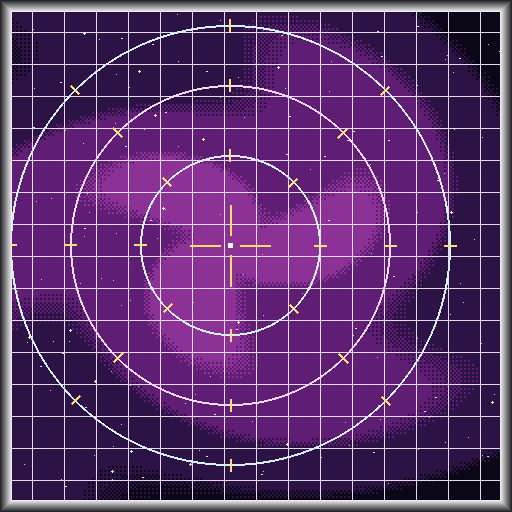
#> input picture tools/design/ui_proposals/lance/backgrounds/bg_variation_1_cosmic_512.png, 512 x 512 px
$ python generate_lance_all_tabs.py
#> lines starting #> are read from the running program, lines starting #| are printed output that depends on the picture; after the words box and inside, x2 and y2 are one past the last pixel; in counts of white or black regions, pixels touching at a corner belong together
#!/usr/bin/env python3
"""Generate all 3 tabs for GTNA Multiblock 1: Lança Cinética Orbital (Kinetic Orbital Lance - UEV Tier):
  - Tab 1: Levantamento & Mira Orbital (Target Trajectory & Orbital Map - Approved Winner 1)
  - Tab 2: Bancada de Customização do Cano (Blueprint, Coils & Thermal Balance matching OriginalsGui.bench)
  - Tab 3: Fila de Cápsulas de Carga & Reentrada (Capsule Recovery Timeline & Suborbital Logistics)

Controls match LanceMachine.java (revised 2026-10-15 against the code):
  - [ALVO ▸] cycles the targetable bodies (in the text panel a body is picked by clicking it)
  - [AUTO: ON / OFF] auto-fire toggle; a shot fires the whole bank once it is full (there is no manual fire)
  - values below come from LanceCore with a full 4e12 EU bank, 4 CuNb rails (η 0.41), tungsten 50 kg.

Outputs to: tools/design/ui_proposals/lance/
"""

import math
import os
import random
import numpy as np
from PIL import Image, ImageDraw, ImageFont

BASE_DIR = os.path.dirname(os.path.abspath(__file__))
OUT_DIR = os.path.join(BASE_DIR, 'ui_proposals', 'lance')
BG_DIR = os.path.join(OUT_DIR, 'backgrounds')
BTN_DIR = os.path.join(OUT_DIR, 'buttons')
ICO_DIR = os.path.join(OUT_DIR, 'icons')
BAR_DIR = os.path.join(OUT_DIR, 'progressbars')
PREV_DIR = os.path.join(OUT_DIR, 'previews')

os.makedirs(BG_DIR, exist_ok=True)
os.makedirs(BTN_DIR, exist_ok=True)
os.makedirs(ICO_DIR, exist_ok=True)
os.makedirs(BAR_DIR, exist_ok=True)
os.makedirs(PREV_DIR, exist_ok=True)

def get_font(size=12, bold=False):
#> called with size = 15, bold = True
    paths = [
        f"/usr/share/fonts/TTF/JetBrainsMonoNLNerdFont-{'Bold' if bold else 'Regular'}.ttf",
        f"/usr/share/fonts/TTF/DejaVuSans{'-Bold' if bold else ''}.ttf",
    ]
    for p in paths:
        if os.path.exists(p):
            try:
                return ImageFont.truetype(p, size)
            except Exception:
                pass
    return ImageFont.load_default()

FONT_HEADER = get_font(15, bold=True)
FONT_SUB = get_font(12, bold=False)
FONT_PANEL = get_font(11, bold=True)
FONT_TEXT = get_font(10, bold=False)
FONT_BTN = get_font(10, bold=True)
FONT_MICRO = get_font(9, bold=False)
#> in main, bg_tab1 is the input picture: PIL image 512x512 RGBA; mean R, G, B, A 73.7, 31.5, 95.6, 227.9

def generate_fbm_noise(w, h, octaves=7, persistence=0.55, lacunarity=2.0, seed=42):
#> called with w = 512, h = 512, octaves = 6, persistence = 0.55, lacunarity = 2, seed = 1202
    rng = np.random.default_rng(seed)
    grid = np.zeros((h, w), dtype=np.float32)
    amplitude, total_amp = 1.0, 0.0
    for oct_idx in range(octaves):
        freq = int(4 * (lacunarity ** oct_idx))
        if freq >= min(w, h): break
        sub_h = max(3, int(h / (lacunarity ** (octaves - 1 - oct_idx))))
        sub_w = max(3, int(w / (lacunarity ** (octaves - 1 - oct_idx))))
        noise_small = rng.uniform(0.0, 1.0, (sub_h, sub_w)).astype(np.float32)
        im_noise = Image.fromarray(noise_small).resize((w, h), Image.BICUBIC)
        grid += np.array(im_noise) * amplitude
        total_amp += amplitude
        amplitude *= persistence
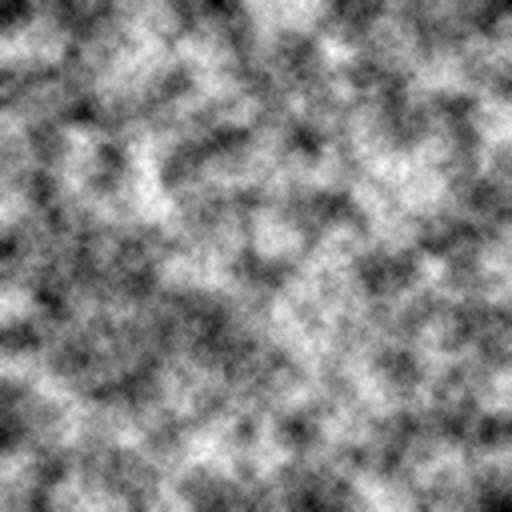
#> grid: shape (512, 512) float32; min 0.0976, max 1.94, mean 1.08; drawn with min black and max white
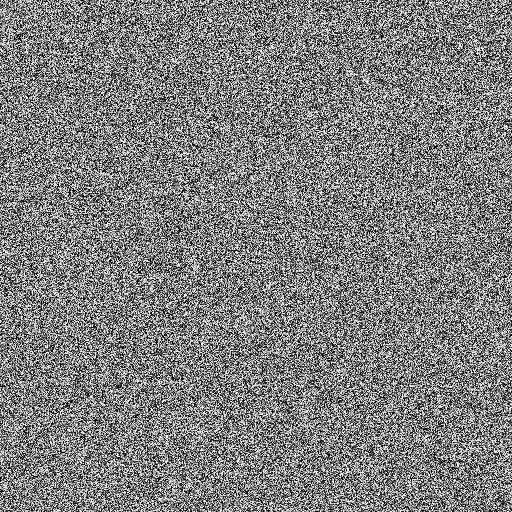
#> noise_small: shape (512, 512) float32; min 1.4e-06, max 1, mean 0.499
#> after the loop, amplitude = 0.0277; total_amp = 2.16
    return grid / total_amp

def color_ramp(values, stops):
    h, w = values.shape
    out = np.zeros((h, w, 3), dtype=np.float32)
    for i in range(len(stops) - 1):
        p0, c0 = stops[i]
        p1, c1 = stops[i + 1]
        mask = (values >= p0) & (values <= p1)
        if not np.any(mask): continue
        t = ((values[mask] - p0) / (p1 - p0))[:, np.newaxis]
        out[mask] = np.array(c0, dtype=np.float32) + (np.array(c1, dtype=np.float32) - np.array(c0, dtype=np.float32)) * t
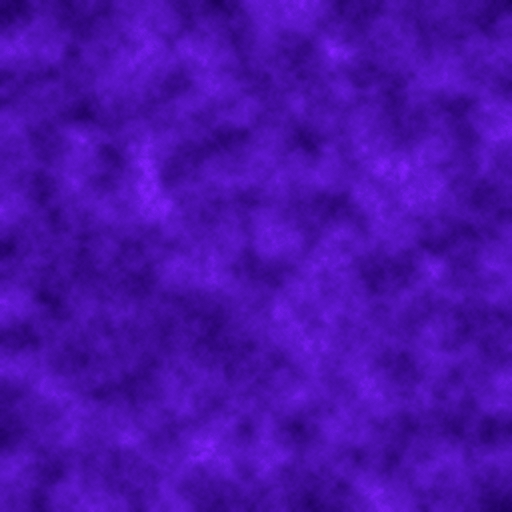
#> out: shape (512, 512, 3) float32; mean of channels 0, 1, 2 21.4, 10.7, 38.8; drawn with min black and max white
    out[values < stops[0][0]] = np.array(stops[0][1], dtype=np.float32)
    out[values > stops[-1][0]] = np.array(stops[-1][1], dtype=np.float32)
    return np.clip(out, 0, 255).astype(np.uint8)
#> returned value: shape (512, 512, 3)

# ===========================================================================
# TAB 2: BANCADA DE CUSTOMIZAÇÃO DO CANO (BLUEPRINT & BENCH)
# ===========================================================================
def generate_bg_tab2_cannon_bench(w=512, h=512, clean=False):
    """Heavy railgun barrel schematic, modular slot sockets matching OriginalsGui.bench."""
    n_base = generate_fbm_noise(w, h, octaves=6, persistence=0.55, seed=1202)
    y, x = np.ogrid[:h, :w]
    lum = np.clip(n_base * 0.35 + 0.1, 0.0, 1.0)

    stops = [
        (0.00, (8, 6, 16)),
        (0.35, (25, 12, 45)),
        (0.65, (55, 20, 85)),
        (0.85, (0, 210, 245)),
        (1.00, (255, 255, 255))
    ]
    rgb = color_ramp(lum, stops)
    im = Image.fromarray(rgb, 'RGB').convert('RGBA')
    d = ImageDraw.Draw(im)

    # Outer Tech Frame
    d.rectangle([20, 20, w - 20, h - 20], outline=(140, 70, 210, 140), width=1)
    d.rectangle([22, 22, w - 22, h - 22], outline=(0, 240, 255, 60), width=1)

    if not clean:
        d.text((28, 26), "BANCADA DO CANO (ABA BENCH)", fill=(0, 240, 255, 240), font=FONT_MICRO)
        d.text((w - 150, 26), "BANCADA VÁLIDA", fill=(80, 255, 140, 240), font=FONT_MICRO)

    # Upper Half: Longitudinal Section Blueprint of the Lance Barrel
    bp_y = 48
    bp_h = 190
    d.rectangle([28, bp_y, w - 28, bp_y + bp_h], fill=(12, 8, 22, 230), outline=(75, 40, 115, 255), width=2)

    # Grid lines inside blueprint
    for gy in range(bp_y + 20, bp_y + bp_h, 25):
        d.line([(30, gy), (w - 30, gy)], fill=(40, 25, 60, 140), width=1)
    for gx in range(48, w - 28, 40):
        d.line([(gx, bp_y + 2), (gx, bp_y + bp_h - 2)], fill=(40, 25, 60, 140), width=1)

    # Central Railgun Bore (Longitudinal)
    bore_cy = bp_y + bp_h // 2
    d.rectangle([35, bore_cy - 14, w - 35, bore_cy + 14], fill=(20, 15, 30, 255), outline=(130, 95, 175, 255), width=2)
    d.line([(35, bore_cy), (w - 35, bore_cy)], fill=(0, 240, 255, 200), width=1)

    # Superconducting Magnetic Acceleration Coils (Segments along barrel)
    coil_x_start = 55
    coil_w = 26
    coil_gap = 18
    for i in range(4):
        cx = coil_x_start + i * (coil_w + coil_gap)
        if cx + coil_w < w - 40:
            d.rectangle([cx, bore_cy - 36, cx + coil_w, bore_cy - 16], fill=(255, 215, 80, 220), outline=(255, 255, 255, 255))
            d.rectangle([cx, bore_cy + 16, cx + coil_w, bore_cy + 36], fill=(255, 215, 80, 220), outline=(255, 255, 255, 255))
            for ly in range(bore_cy - 34, bore_cy - 18, 4):
                d.line([(cx + 2, ly), (cx + coil_w - 2, ly)], fill=(140, 95, 25, 255), width=1)
            for ly in range(bore_cy + 18, bore_cy + 34, 4):
                d.line([(cx + 2, ly), (cx + coil_w - 2, ly)], fill=(140, 95, 25, 255), width=1)

    if not clean:
        d.text((45, bp_y + 10), "PERFIL DO CANO: 4× TRILHOS CuNb · LINER DE CARBETO DE TUNGSTÊNIO", fill=(255, 215, 80, 255), font=FONT_MICRO)
        d.text((45, bp_y + bp_h - 18), "MASSA 170/800 t · CALOR 14/60 · INDUTÂNCIA 4/8 · EF. 41%", fill=(80, 255, 140, 255), font=FONT_MICRO)

    # Lower Half: Modular Component Fitting Sockets matching LanceCore.Component
    box_y = bp_y + bp_h + 12
    box_h = h - box_y - 20
    d.rectangle([28, box_y, w - 28, box_y + box_h], fill=(12, 8, 22, 240), outline=(75, 40, 115, 255), width=2)

    if not clean:
        d.text((38, box_y + 8), "COMPONENTES INSTALADOS NO CANO (LANCECORE.COMPONENT)", fill=(255, 215, 80, 255), font=FONT_MICRO)

        # LanceCore.Component: slot, effect, mass (t), heat; locked ones need the body surveyed first.
        components = [
            ("▣ RAIL_CU_NB ×4", "Trilho de cobre-nióbio", "ef. +2% · 40 t", (80, 255, 140)),
            ("▣ SENSOR_TELESCOPE", "Telescópio de mira (Lua)", "erro ×0,7 · 10 t", (80, 255, 140)),
            ("□ RAIL_SUPERCONDUCTOR", "Trilho supercondutor", "requer Fobos", (140, 150, 170)),
            ("□ COOLING_HELIUM", "Resfriamento a hélio", "requer Ceres", (140, 150, 170)),
            ("□ CAPSULE_ABLATIVE", "Cápsula ablativa (75%)", "requer Ceres", (140, 150, 170)),
            ("□ SALVO_SPLITTER", "Divisor de salva (×2)", "requer Vesta", (140, 150, 170)),
        ]

        row_gap = (box_h - 40) // 3
        col_w = (w - 76) // 2
        for idx, (cname, cdesc, cspec, ccol) in enumerate(components):
            r = idx % 3
            c = idx // 3
            cx = 38 + c * (col_w + 12)
            cy = box_y + 28 + r * row_gap
            d.rectangle([cx, cy, cx + col_w, cy + row_gap - 6], fill=(18, 12, 28, 240), outline=(60, 40, 85, 255))
            d.text((cx + 8, cy + 4), cname, fill=ccol + (255,), font=FONT_MICRO)
            d.text((cx + 8, cy + 18), cdesc, fill=(180, 190, 210, 255), font=FONT_MICRO)
            d.text((cx + col_w - 110, cy + 4), cspec, fill=(255, 215, 80, 255), font=FONT_MICRO)

    return im

# ===========================================================================
# TAB 3: FILA DE CÁPSULAS DE CARGA (REENTRY TIMELINE & CAPSULES)
# ===========================================================================
def generate_bg_tab3_capsule_queue(w=512, h=512, clean=False):
    """Suborbital capsule telemetry, re-entry timeline and ME extraction buffer."""
    n_base = generate_fbm_noise(w, h, octaves=6, persistence=0.55, seed=1303)
    y, x = np.ogrid[:h, :w]
    lum = np.clip(n_base * 0.35 + 0.1, 0.0, 1.0)

    stops = [
        (0.00, (8, 6, 16)),
        (0.35, (25, 12, 45)),
        (0.65, (55, 20, 85)),
        (0.85, (0, 210, 245)),
        (1.00, (255, 255, 255))
    ]
    rgb = color_ramp(lum, stops)
    im = Image.fromarray(rgb, 'RGB').convert('RGBA')
    d = ImageDraw.Draw(im)

    # Outer Tech Frame
    d.rectangle([20, 20, w - 20, h - 20], outline=(140, 70, 210, 140), width=1)
    d.rectangle([22, 22, w - 22, h - 22], outline=(0, 240, 255, 60), width=1)

    if not clean:
        d.text((28, 26), "LOGÍSTICA DE REENTRADA · FILA DE CÁPSULAS RECUPERADAS", fill=(0, 240, 255, 240), font=FONT_MICRO)
        d.text((w - 160, 26), "SAÍDA: OUTPUT BUS", fill=(80, 255, 140, 240), font=FONT_MICRO)

    # Upper Section: Suborbital Trajectory & Re-Entry Corridor
    corridor_y = 48
    corridor_h = 160
    d.rectangle([28, corridor_y, w - 28, corridor_y + corridor_h], fill=(12, 8, 22, 230), outline=(75, 40, 115, 255), width=2)

    # Planetary Atmospheric Layers
    d.line([(30, corridor_y + 40), (w - 30, corridor_y + 40)], fill=(0, 240, 255, 100), width=1)
    d.line([(30, corridor_y + 90), (w - 30, corridor_y + 90)], fill=(80, 255, 140, 100), width=1)

    if not clean:
        d.text((36, corridor_y + 26), "EXOSFERA (VÁCUO ORBITAL)", fill=(160, 170, 190, 200), font=FONT_MICRO)
        d.text((36, corridor_y + 76), "MESOSFERA / CORREDOR DE REENTRADA HIPERSÔNICA", fill=(0, 240, 255, 200), font=FONT_MICRO)
        d.text((36, corridor_y + 126), "TROPOSFERA / ZONA DE POUSO AUTOMATIZADO", fill=(80, 255, 140, 200), font=FONT_MICRO)

    # Re-entry capsules along path
    capsule_pts = [
        (w - 70, corridor_y + 25, "CAP-04 (Vesta)", (255, 215, 80)),
        (w - 180, corridor_y + 55, "CAP-03 (Fobos)", (0, 240, 255)),
        (w - 290, corridor_y + 95, "CAP-02 (Lua)", (80, 255, 140)),
        (w - 410, corridor_y + 135, "CAP-01 (Lua)", (80, 255, 140)),
    ]
    for i in range(len(capsule_pts) - 1):
        d.line([(capsule_pts[i][0], capsule_pts[i][1]), (capsule_pts[i+1][0], capsule_pts[i+1][1])],
               fill=(255, 180, 50, 180), width=2)
    for cx, cy, ctag, ccol in capsule_pts:
        d.polygon([(cx - 6, cy - 4), (cx + 6, cy - 4), (cx + 4, cy + 5), (cx - 4, cy + 5)], fill=ccol + (255,))
        if not clean:
            d.text((cx - 24, cy - 14), ctag, fill=ccol + (255,), font=FONT_MICRO)

    # Lower Section: Cargo Manifest Table
    table_y = corridor_y + corridor_h + 12
    table_h = h - table_y - 20
    d.rectangle([28, table_y, w - 28, table_y + table_h], fill=(12, 8, 22, 240), outline=(75, 40, 115, 255), width=2)

    if not clean:
        d.text((38, table_y + 8), "CÁPSULAS EM VOO · 1 PÓ POR TONELADA AO POUSAR", fill=(255, 215, 80, 255), font=FONT_MICRO)

        th_y = table_y + 24
        d.text((38, th_y), "CÁPSULA", fill=(140, 150, 170, 255), font=FONT_MICRO)
        d.text((115, th_y), "CORPO CELESTE", fill=(140, 150, 170, 255), font=FONT_MICRO)
        d.text((230, th_y), "MASSA · CHEGA EM", fill=(140, 150, 170, 255), font=FONT_MICRO)
        d.text((345, th_y), "MINÉRIOS EXTRAÍDOS", fill=(140, 150, 170, 255), font=FONT_MICRO)
        d.line([(34, th_y + 12), (w - 34, th_y + 12)], fill=(60, 45, 85, 200), width=1)

        rows_data = [
            ("CAP-01", "Lua", "98.400 t · 12 s", "Ferro, Titânio, Alumínio, Hélio-3", (80, 255, 140)),
            ("CAP-02", "Lua", "98.400 t · 40 s", "Ferro, Titânio, Alumínio, Hélio-3", (80, 255, 140)),
            ("CAP-03", "Fobos", "164.000 t · 9 s", "Carbono, Níquel, Ferro", (0, 240, 255)),
            ("CAP-04", "Vesta", "56.200 t · 5 h 15 min", "Ferro, Magnésio, Crômio, Platina", (255, 215, 80)),
        ]
        row_gap = max(18, (table_h - 48) // len(rows_data))
        for r_idx, (cid, cbody, cweight, cores, ccol) in enumerate(rows_data):
            ry = th_y + 14 + r_idx * row_gap
            if ry + 12 < table_y + table_h:
                d.text((38, ry), cid, fill=(255, 255, 255, 255), font=FONT_MICRO)
                d.text((115, ry), cbody, fill=(255, 215, 80, 255), font=FONT_MICRO)
                d.text((230, ry), cweight, fill=(0, 240, 255, 255), font=FONT_MICRO)
                d.text((345, ry), cores, fill=ccol + (255,), font=FONT_MICRO)

    return im

# ===========================================================================
# PREVIEWS & TAB OVERVIEW SHEET
# ===========================================================================
def compose_preview_lance(bg_img, active_tab_idx, title, palette_desc):
    canvas = Image.new('RGBA', (640, 480), (10, 8, 16, 255))
    d = ImageDraw.Draw(canvas)

    vp_w, vp_h = 420, 380
    bg_cropped = bg_img.resize((vp_w, vp_h), Image.BICUBIC)
    canvas.paste(bg_cropped, (16, 50))
    d.rectangle([15, 49, 16 + vp_w, 50 + vp_h], outline=(75, 45, 105, 255), width=2)

    # Header with title
    d.rectangle([16, 12, 624, 40], fill=(24, 16, 36, 255), outline=(70, 45, 95, 255))
    d.text((24, 18), f"GTNA · LANÇA CINÉTICA ORBITAL [UEV] — {title.upper()}", fill=(255, 215, 80, 255), font=FONT_PANEL)

    # Side panel
    panel_x, panel_y, panel_w, panel_h = 446, 50, 178, 380
    d.rectangle([panel_x, panel_y, panel_x + panel_w, panel_y + panel_h], fill=(18, 12, 28, 255), outline=(60, 40, 85, 255), width=2)

    d.text((panel_x + 10, panel_y + 12), "STATUS DA LANÇA", fill=(200, 210, 230, 255), font=FONT_PANEL)
    d.line([(panel_x + 10, panel_y + 28), (panel_x + panel_w - 10, panel_y + 28)], fill=(65, 45, 90, 255))

    d.text((panel_x + 10, panel_y + 34), "Alvo: Lua (384 Mm) · 100%", fill=(255, 255, 255, 255), font=FONT_TEXT)
    d.text((panel_x + 10, panel_y + 48), "Projétil: tungstênio 50 kg", fill=(255, 215, 80, 255), font=FONT_TEXT)
    d.text((panel_x + 10, panel_y + 62), "Banco: 4,00e12 / 4,00e12 EU", fill=(160, 170, 190, 255), font=FONT_TEXT)
    d.text((panel_x + 10, panel_y + 76), "Ef. 41% · mira 1,00 · 16k CWU", fill=(80, 255, 140, 255), font=FONT_TEXT)

    # Load and paste icons
    ico_names = ['orbital_cannon', 'target_reticle', 'capacitor_bank', 'hypervelocity_bullet']
    for idx, iname in enumerate(ico_names):
        ipath = os.path.join(ICO_DIR, f'ico_{iname}_32.png')
        if os.path.exists(ipath):
            ico = Image.open(ipath)
            canvas.paste(ico, (panel_x + 10 + idx * 40, panel_y + 96), ico)

    # Progress bars
    d.text((panel_x + 10, panel_y + 144), "BANCO (100%)", fill=(200, 210, 230, 255), font=FONT_TEXT)
    pbar_path = os.path.join(BAR_DIR, 'progressbar_cosmic.png')
    if os.path.exists(pbar_path):
        pbar = Image.open(pbar_path).resize((panel_w - 20, 12), Image.NEAREST)
        canvas.paste(pbar, (panel_x + 10, panel_y + 160), pbar)

    d.text((panel_x + 10, panel_y + 180), "CANO 300 / 2500 K · LINER 0%", fill=(200, 210, 230, 255), font=FONT_TEXT)
    if os.path.exists(pbar_path):
        canvas.paste(pbar, (panel_x + 10, panel_y + 196), pbar)

    d.text((panel_x + 10, panel_y + 220), "REGIME: RELATIVÍSTICO", fill=(255, 200, 60, 255), font=FONT_PANEL)
    d.text((panel_x + 10, panel_y + 236), "v = 8.100 km/s (0,027c)", fill=(160, 220, 255, 255), font=FONT_TEXT)

    # Action buttons matching LanceMachine.java:
    # [MIRAR] (target cycle)
    # [AUTO: ON] (auto-fire toggle)
    # [DISPARAR] (manual fire)
    # NO "CALIBRAR"
    btn_n_path = os.path.join(BTN_DIR, 'btn_cosmic_normal.png')
    btn_p_path = os.path.join(BTN_DIR, 'btn_cosmic_pressed.png')
    if os.path.exists(btn_n_path):
        btn_n = Image.open(btn_n_path).resize((74, 28), Image.NEAREST)
        btn_p = Image.open(btn_p_path).resize((154, 32), Image.NEAREST)

        canvas.paste(btn_n, (panel_x + 10, panel_y + 266), btn_n)
        d.text((panel_x + 20, panel_y + 274), "ALVO ▸", fill=(255, 255, 255, 255), font=FONT_BTN)

        # Real auto-fire button from LanceMachine.java
        canvas.paste(btn_n, (panel_x + 90, panel_y + 266), btn_n)
        d.text((panel_x + 98, panel_y + 274), "AUTO: ON", fill=(80, 255, 140, 255), font=FONT_BTN)

        # No manual fire in the machine: the bank fires itself when full and auto-fire is on.
        d.text((panel_x + 10, panel_y + 310), "Dispara sozinho com o", fill=(140, 150, 170, 255), font=FONT_TEXT)
        d.text((panel_x + 10, panel_y + 324), "banco cheio (AUTO).", fill=(140, 150, 170, 255), font=FONT_TEXT)

    # Tab Bar on Bottom Left
    tab_labels = ["1. LEVANTAMENTO", "2. BANCADA DO CANO", "3. FILA DE CÁPSULAS"]
    for i, tlab in enumerate(tab_labels):
        tx = 20 + i * 136
        ty = 390
        is_active = (i == active_tab_idx)
        btn_img = Image.open(btn_p_path if is_active else btn_n_path).resize((130, 26), Image.NEAREST)
        canvas.paste(btn_img, (tx, ty), btn_img)
        tcol = (255, 215, 80) if is_active else (180, 190, 210)
        d.text((tx + 12, ty + 6), tlab, fill=tcol + (255,), font=FONT_MICRO)

    d.text((16, 442), f"Aba Ativa: {title} · {palette_desc}", fill=(140, 150, 170, 255), font=FONT_TEXT)
    d.text((16, 458), "Tamanho Background: 512x512 · Fiel a LanceMachine/LanceCore (ALVO, AUTO)", fill=(100, 110, 130, 255), font=FONT_TEXT)
    return canvas

def main():
    print(">>> Gerando todas as 3 abas corrigidas para a Lança Cinética Orbital (UEV)...")

    # Load Tab 1 background
    bg_tab1_path = os.path.join(BG_DIR, 'bg_variation_1_cosmic_512.png')
    bg_tab1 = Image.open(bg_tab1_path)

    print("  -> Gerando Aba 2: Bancada do Cano (512x512 & Clean)...")
    bg_tab2 = generate_bg_tab2_cannon_bench(512, 512, clean=False)
    bg_tab2.save(os.path.join(BG_DIR, 'bg_tab2_cannon_bench_512.png'))
    bg_tab2_clean = generate_bg_tab2_cannon_bench(512, 512, clean=True)
    bg_tab2_clean.save(os.path.join(BG_DIR, 'bg_tab2_cannon_bench_clean.png'))

    print("  -> Gerando Aba 3: Fila de Cápsulas (512x512 & Clean)...")
    bg_tab3 = generate_bg_tab3_capsule_queue(512, 512, clean=False)
#> call 3 of generate_fbm_noise, with w = 512, h = 512, octaves = 6, persistence = 0.55, lacunarity = 2, seed = 1303
#> after the loop in generate_fbm_noise (call 3), `for oct_idx in range(octaves):`:
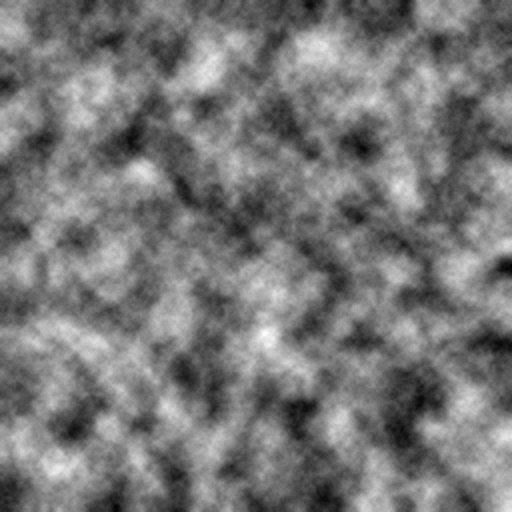
#> grid: shape (512, 512) float32; min 0.164, max 2.11, mean 1.08; drawn with min black and max white
#> after the loop in generate_fbm_noise (call 3), `for oct_idx in range(octaves):`:
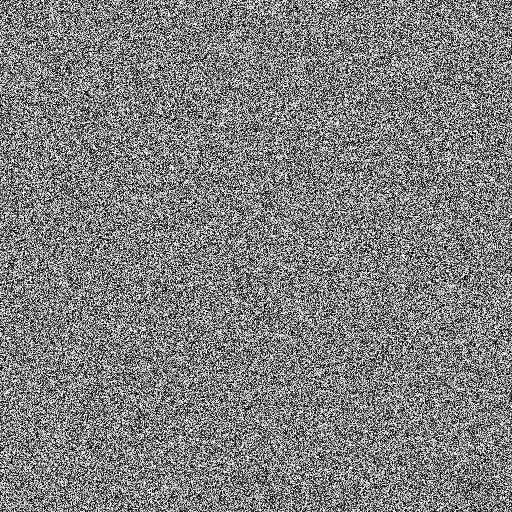
#> noise_small: shape (512, 512) float32; min 1.76e-06, max 1, mean 0.501
#> after the loop in generate_fbm_noise (call 3), `for oct_idx in range(octaves):`: amplitude = 0.0277; total_amp = 2.16
#> in generate_bg_tab3_capsule_queue, `lum = np.clip(n_base * 0.35 + 0.1, 0.0, 1.0)`:
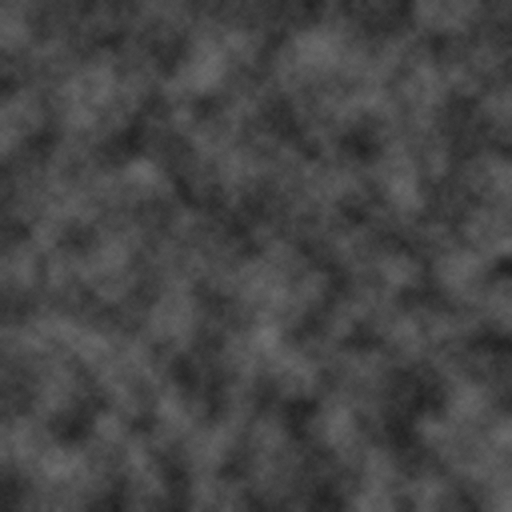
#> lum: shape (512, 512) float32; min 0.127, max 0.442, mean 0.275
#> the loop in color_ramp (call 3), `for i in range(len(stops) - 1):` made 4 passes
#> pass 1, in color_ramp (call 3), `mask = (values >= p0) & (values <= p1)`:
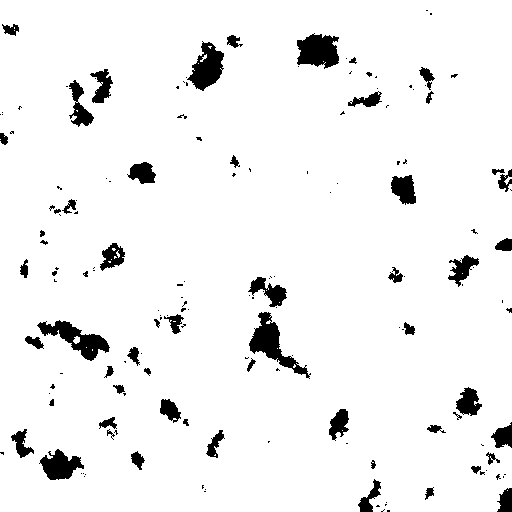
#> mask: shape (512, 512) bool; 94.4% white; 162 black regions (103 under 20 px), largest, box (x1, y1, x2, y2) and area: (249, 312, 311, 379) 1230, (37, 320, 110, 361) 1138, (297, 33, 339, 69) 1109
#> (the rest of the program and of its run is left out)
